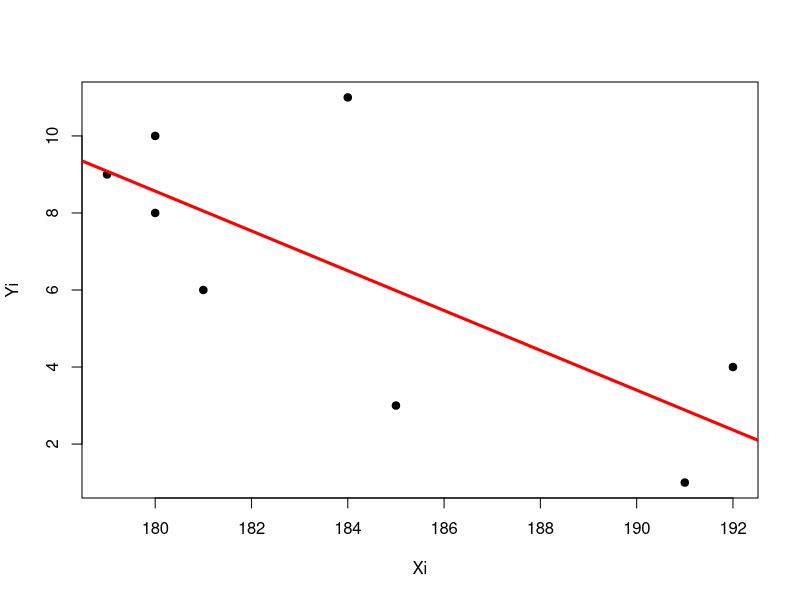

The R source for this figure:
Xi = c(180, 179, 180, 184, 191, 181, 192, 185)
Yi = c(8, 9, 10, 11, 1, 6, 4, 3)
print('Xi: ')
print(Xi)
print('Yi: ')
print(Yi)

plot(Xi, Yi, pch = 19, col = "black")

abline(lm(Yi ~ Xi), col = "red", lwd = 3)
print("Correlation:")
print(cor(Xi, Yi, method="spearman"))